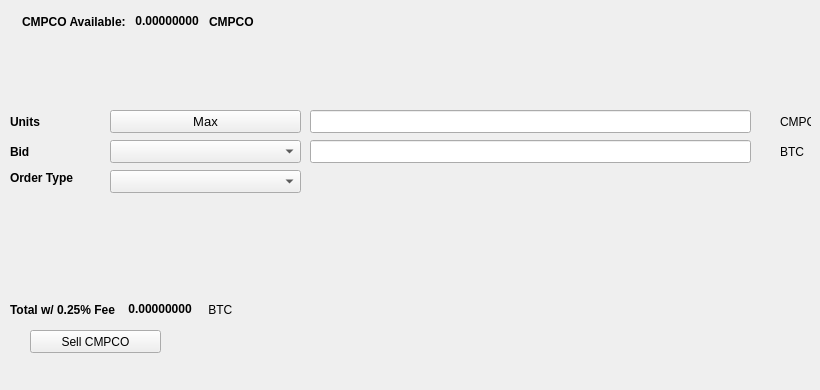
   <widget class="QWidget" name="SellTab">
    <attribute name="title">
     <string>Sell</string>
    </attribute>
    <widget class="QLabel" name="label_16">
     <property name="geometry">
      <rect>
       <x>780</x>
       <y>140</y>
       <width>31</width>
       <height>23</height>
      </rect>
     </property>
     <property name="text">
      <string>BTC</string>
     </property>
    </widget>
    <widget class="QComboBox" name="SellBidcomboBox">
     <property name="geometry">
      <rect>
       <x>110</x>
       <y>140</y>
       <width>191</width>
       <height>23</height>
      </rect>
     </property>
     <property name="font">
      <font>
       <pointsize>10</pointsize>
      </font>
     </property>
    </widget>
    <widget class="QLabel" name="label_18">
     <property name="geometry">
      <rect>
       <x>10</x>
       <y>110</y>
       <width>46</width>
       <height>23</height>
      </rect>
     </property>
     <property name="font">
      <font>
       <weight>75</weight>
       <bold>true</bold>
      </font>
     </property>
     <property name="text">
      <string>Units</string>
     </property>
    </widget>
    <widget class="QPushButton" name="Sell_Max_Amount">
     <property name="geometry">
      <rect>
       <x>110</x>
       <y>110</y>
       <width>191</width>
       <height>23</height>
      </rect>
     </property>
     <property name="font">
      <font>
       <pointsize>10</pointsize>
      </font>
     </property>
     <property name="text">
      <string>Max</string>
     </property>
    </widget>
    <widget class="QLabel" name="label_20">
     <property name="geometry">
      <rect>
       <x>10</x>
       <y>170</y>
       <width>91</width>
       <height>16</height>
      </rect>
     </property>
     <property name="font">
      <font>
       <weight>75</weight>
       <bold>true</bold>
      </font>
     </property>
     <property name="text">
      <string>Order Type</string>
     </property>
    </widget>
    <widget class="QComboBox" name="SellOrdertypeCombo">
     <property name="geometry">
      <rect>
       <x>110</x>
       <y>170</y>
       <width>191</width>
       <height>23</height>
      </rect>
     </property>
     <property name="font">
      <font>
       <pointsize>10</pointsize>
      </font>
     </property>
    </widget>
    <widget class="QLabel" name="label_21">
     <property name="geometry">
      <rect>
       <x>10</x>
       <y>140</y>
       <width>46</width>
       <height>23</height>
      </rect>
     </property>
     <property name="font">
      <font>
       <weight>75</weight>
       <bold>true</bold>
      </font>
     </property>
     <property name="text">
      <string>Bid</string>
     </property>
    </widget>
    <widget class="QLabel" name="label_22">
     <property name="geometry">
      <rect>
       <x>780</x>
       <y>110</y>
       <width>31</width>
       <height>23</height>
      </rect>
     </property>
     <property name="text">
      <string>CMPCO</string>
     </property>
    </widget>
    <widget class="QLineEdit" name="UnitsInputCMPCO">
     <property name="geometry">
      <rect>
       <x>310</x>
       <y>110</y>
       <width>441</width>
       <height>23</height>
      </rect>
     </property>
     <property name="font">
      <font>
       <pointsize>9</pointsize>
       <weight>75</weight>
       <bold>true</bold>
      </font>
     </property>
    </widget>
    <widget class="QLineEdit" name="SellBidPriceEdit">
     <property name="geometry">
      <rect>
       <x>310</x>
       <y>140</y>
       <width>441</width>
       <height>23</height>
      </rect>
     </property>
     <property name="font">
      <font>
       <pointsize>9</pointsize>
       <weight>75</weight>
       <bold>true</bold>
      </font>
     </property>
    </widget>
    <widget class="QPushButton" name="SellCMPCOBTN">
     <property name="geometry">
      <rect>
       <x>30</x>
       <y>330</y>
       <width>131</width>
       <height>23</height>
      </rect>
     </property>
     <property name="text">
      <string>Sell CMPCO</string>
     </property>
     <property name="icon">
      <iconset resource="../cmpco">
       <normaloff>:/icons/bitcoin</normaloff>:/icons/bitcoin</iconset>
     </property>
    </widget>
    <widget class="QWidget" name="layoutWidget3">
     <property name="geometry">
      <rect>
       <x>22</x>
       <y>12</y>
       <width>258</width>
       <height>19</height>
      </rect>
     </property>
     <layout class="QHBoxLayout" name="horizontalLayout">
      <item>
       <widget class="QLabel" name="label232_2">
        <property name="font">
         <font>
          <weight>75</weight>
          <bold>true</bold>
         </font>
        </property>
        <property name="text">
         <string>CMPCO Available:</string>
        </property>
       </widget>
      </item>
      <item>
       <widget class="QLabel" name="CMPCOAvailableLabel">
        <property name="palette">
         <palette>
          <active>
           <colorrole role="WindowText">
            <brush brushstyle="SolidPattern">
             <color alpha="255">
              <red>0</red>
              <green>0</green>
              <blue>0</blue>
             </color>
            </brush>
           </colorrole>
           <colorrole role="Button">
            <brush brushstyle="SolidPattern">
             <color alpha="255">
              <red>0</red>
              <green>170</green>
              <blue>0</blue>
             </color>
            </brush>
           </colorrole>
           <colorrole role="Light">
            <brush brushstyle="SolidPattern">
             <color alpha="255">
              <red>0</red>
              <green>255</green>
              <blue>0</blue>
             </color>
            </brush>
           </colorrole>
           <colorrole role="Midlight">
            <brush brushstyle="SolidPattern">
             <color alpha="255">
              <red>0</red>
              <green>212</green>
              <blue>0</blue>
             </color>
            </brush>
           </colorrole>
           <colorrole role="Dark">
            <brush brushstyle="SolidPattern">
             <color alpha="255">
              <red>0</red>
              <green>85</green>
              <blue>0</blue>
             </color>
            </brush>
           </colorrole>
           <colorrole role="Mid">
            <brush brushstyle="SolidPattern">
             <color alpha="255">
              <red>0</red>
              <green>113</green>
              <blue>0</blue>
             </color>
            </brush>
           </colorrole>
           <colorrole role="Text">
            <brush brushstyle="SolidPattern">
             <color alpha="255">
              <red>0</red>
              <green>170</green>
              <blue>0</blue>
             </color>
            </brush>
           </colorrole>
           <colorrole role="BrightText">
            <brush brushstyle="SolidPattern">
             <color alpha="255">
              <red>255</red>
              <green>255</green>
              <blue>255</blue>
             </color>
            </brush>
           </colorrole>
           <colorrole role="ButtonText">
            <brush brushstyle="SolidPattern">
             <color alpha="255">
              <red>0</red>
              <green>0</green>
              <blue>0</blue>
             </color>
            </brush>
           </colorrole>
           <colorrole role="Base">
            <brush brushstyle="SolidPattern">
             <color alpha="255">
              <red>255</red>
              <green>255</green>
              <blue>255</blue>
             </color>
            </brush>
           </colorrole>
           <colorrole role="Window">
            <brush brushstyle="SolidPattern">
             <color alpha="255">
              <red>0</red>
              <green>170</green>
              <blue>0</blue>
             </color>
            </brush>
           </colorrole>
           <colorrole role="Shadow">
            <brush brushstyle="SolidPattern">
             <color alpha="255">
              <red>0</red>
              <green>0</green>
              <blue>0</blue>
             </color>
            </brush>
           </colorrole>
           <colorrole role="AlternateBase">
            <brush brushstyle="SolidPattern">
             <color alpha="255">
              <red>127</red>
              <green>212</green>
              <blue>127</blue>
             </color>
            </brush>
           </colorrole>
           <colorrole role="ToolTipBase">
            <brush brushstyle="SolidPattern">
             <color alpha="255">
              <red>255</red>
              <green>255</green>
              <blue>220</blue>
             </color>
            </brush>
           </colorrole>
           <colorrole role="ToolTipText">
            <brush brushstyle="SolidPattern">
             <color alpha="255">
              <red>0</red>
              <green>0</green>
              <blue>0</blue>
             </color>
            </brush>
           </colorrole>
          </active>
          <inactive>
           <colorrole role="WindowText">
            <brush brushstyle="SolidPattern">
             <color alpha="255">
              <red>0</red>
              <green>0</green>
              <blue>0</blue>
             </color>
            </brush>
           </colorrole>
           <colorrole role="Button">
            <brush brushstyle="SolidPattern">
             <color alpha="255">
              <red>0</red>
              <green>170</green>
              <blue>0</blue>
             </color>
            </brush>
           </colorrole>
           <colorrole role="Light">
            <brush brushstyle="SolidPattern">
             <color alpha="255">
              <red>0</red>
              <green>255</green>
              <blue>0</blue>
             </color>
            </brush>
           </colorrole>
           <colorrole role="Midlight">
            <brush brushstyle="SolidPattern">
             <color alpha="255">
              <red>0</red>
              <green>212</green>
              <blue>0</blue>
             </color>
            </brush>
           </colorrole>
           <colorrole role="Dark">
            <brush brushstyle="SolidPattern">
             <color alpha="255">
              <red>0</red>
              <green>85</green>
              <blue>0</blue>
             </color>
            </brush>
           </colorrole>
           <colorrole role="Mid">
            <brush brushstyle="SolidPattern">
             <color alpha="255">
              <red>0</red>
              <green>113</green>
              <blue>0</blue>
             </color>
            </brush>
           </colorrole>
           <colorrole role="Text">
            <brush brushstyle="SolidPattern">
             <color alpha="255">
              <red>0</red>
              <green>170</green>
              <blue>0</blue>
             </color>
            </brush>
           </colorrole>
           <colorrole role="BrightText">
            <brush brushstyle="SolidPattern">
             <color alpha="255">
              <red>255</red>
              <green>255</green>
              <blue>255</blue>
             </color>
            </brush>
           </colorrole>
           <colorrole role="ButtonText">
            <brush brushstyle="SolidPattern">
             <color alpha="255">
              <red>0</red>
              <green>0</green>
              <blue>0</blue>
             </color>
            </brush>
           </colorrole>
           <colorrole role="Base">
            <brush brushstyle="SolidPattern">
             <color alpha="255">
              <red>255</red>
              <green>255</green>
              <blue>255</blue>
             </color>
            </brush>
           </colorrole>
           <colorrole role="Window">
            <brush brushstyle="SolidPattern">
             <color alpha="255">
              <red>0</red>
              <green>170</green>
              <blue>0</blue>
             </color>
            </brush>
           </colorrole>
           <colorrole role="Shadow">
            <brush brushstyle="SolidPattern">
             <color alpha="255">
              <red>0</red>
              <green>0</green>
              <blue>0</blue>
             </color>
            </brush>
           </colorrole>
           <colorrole role="AlternateBase">
            <brush brushstyle="SolidPattern">
             <color alpha="255">
              <red>127</red>
              <green>212</green>
              <blue>127</blue>
             </color>
            </brush>
           </colorrole>
           <colorrole role="ToolTipBase">
            <brush brushstyle="SolidPattern">
             <color alpha="255">
              <red>255</red>
              <green>255</green>
              <blue>220</blue>
             </color>
            </brush>
           </colorrole>
           <colorrole role="ToolTipText">
            <brush brushstyle="SolidPattern">
             <color alpha="255">
              <red>0</red>
              <green>0</green>
              <blue>0</blue>
             </color>
            </brush>
           </colorrole>
          </inactive>
          <disabled>
           <colorrole role="WindowText">
            <brush brushstyle="SolidPattern">
             <color alpha="255">
              <red>0</red>
              <green>85</green>
              <blue>0</blue>
             </color>
            </brush>
           </colorrole>
           <colorrole role="Button">
            <brush brushstyle="SolidPattern">
             <color alpha="255">
              <red>0</red>
              <green>170</green>
              <blue>0</blue>
             </color>
            </brush>
           </colorrole>
           <colorrole role="Light">
            <brush brushstyle="SolidPattern">
             <color alpha="255">
              <red>0</red>
              <green>255</green>
              <blue>0</blue>
             </color>
            </brush>
           </colorrole>
           <colorrole role="Midlight">
            <brush brushstyle="SolidPattern">
             <color alpha="255">
              <red>0</red>
              <green>212</green>
              <blue>0</blue>
             </color>
            </brush>
           </colorrole>
           <colorrole role="Dark">
            <brush brushstyle="SolidPattern">
             <color alpha="255">
              <red>0</red>
              <green>85</green>
              <blue>0</blue>
             </color>
            </brush>
           </colorrole>
           <colorrole role="Mid">
            <brush brushstyle="SolidPattern">
             <color alpha="255">
              <red>0</red>
              <green>113</green>
              <blue>0</blue>
             </color>
            </brush>
           </colorrole>
           <colorrole role="Text">
            <brush brushstyle="SolidPattern">
             <color alpha="255">
              <red>0</red>
              <green>85</green>
              <blue>0</blue>
             </color>
            </brush>
           </colorrole>
           <colorrole role="BrightText">
            <brush brushstyle="SolidPattern">
             <color alpha="255">
              <red>255</red>
              <green>255</green>
              <blue>255</blue>
             </color>
            </brush>
           </colorrole>
           <colorrole role="ButtonText">
            <brush brushstyle="SolidPattern">
             <color alpha="255">
              <red>0</red>
              <green>85</green>
              <blue>0</blue>
             </color>
            </brush>
           </colorrole>
           <colorrole role="Base">
            <brush brushstyle="SolidPattern">
             <color alpha="255">
              <red>0</red>
              <green>170</green>
              <blue>0</blue>
             </color>
            </brush>
           </colorrole>
           <colorrole role="Window">
            <brush brushstyle="SolidPattern">
             <color alpha="255">
              <red>0</red>
              <green>170</green>
              <blue>0</blue>
             </color>
            </brush>
           </colorrole>
           <colorrole role="Shadow">
            <brush brushstyle="SolidPattern">
             <color alpha="255">
              <red>0</red>
              <green>0</green>
              <blue>0</blue>
             </color>
            </brush>
           </colorrole>
           <colorrole role="AlternateBase">
            <brush brushstyle="SolidPattern">
             <color alpha="255">
              <red>0</red>
              <green>170</green>
              <blue>0</blue>
             </color>
            </brush>
           </colorrole>
           <colorrole role="ToolTipBase">
            <brush brushstyle="SolidPattern">
             <color alpha="255">
              <red>255</red>
              <green>255</green>
              <blue>220</blue>
             </color>
            </brush>
           </colorrole>
           <colorrole role="ToolTipText">
            <brush brushstyle="SolidPattern">
             <color alpha="255">
              <red>0</red>
              <green>0</green>
              <blue>0</blue>
             </color>
            </brush>
           </colorrole>
          </disabled>
         </palette>
        </property>
        <property name="font">
         <font>
          <weight>75</weight>
          <bold>true</bold>
         </font>
        </property>
        <property name="text">
         <string> 0.00000000 </string>
        </property>
        <property name="textInteractionFlags">
         <set>Qt::LinksAccessibleByMouse|Qt::TextSelectableByKeyboard|Qt::TextSelectableByMouse</set>
        </property>
       </widget>
      </item>
      <item>
       <widget class="QLabel" name="labelCMPCO">
        <property name="font">
         <font>
          <weight>75</weight>
          <bold>true</bold>
         </font>
        </property>
        <property name="text">
         <string>CMPCO</string>
        </property>
       </widget>
      </item>
     </layout>
    </widget>
    <widget class="QWidget" name="layoutWidget">
     <property name="geometry">
      <rect>
       <x>10</x>
       <y>300</y>
       <width>268</width>
       <height>19</height>
      </rect>
     </property>
     <layout class="QHBoxLayout" name="horizontalLayout_2">
      <item>
       <widget class="QLabel" name="label_19">
        <property name="font">
         <font>
          <weight>75</weight>
          <bold>true</bold>
         </font>
        </property>
        <property name="text">
         <string>Total w/ 0.25% Fee </string>
        </property>
       </widget>
      </item>
      <item>
       <widget class="QLabel" name="SellCostLabel">
        <property name="palette">
         <palette>
          <active>
           <colorrole role="WindowText">
            <brush brushstyle="SolidPattern">
             <color alpha="255">
              <red>0</red>
              <green>0</green>
              <blue>0</blue>
             </color>
            </brush>
           </colorrole>
           <colorrole role="Button">
            <brush brushstyle="SolidPattern">
             <color alpha="255">
              <red>0</red>
              <green>170</green>
              <blue>0</blue>
             </color>
            </brush>
           </colorrole>
           <colorrole role="Light">
            <brush brushstyle="SolidPattern">
             <color alpha="255">
              <red>0</red>
              <green>255</green>
              <blue>0</blue>
             </color>
            </brush>
           </colorrole>
           <colorrole role="Midlight">
            <brush brushstyle="SolidPattern">
             <color alpha="255">
              <red>0</red>
              <green>212</green>
              <blue>0</blue>
             </color>
            </brush>
           </colorrole>
           <colorrole role="Dark">
            <brush brushstyle="SolidPattern">
             <color alpha="255">
              <red>0</red>
              <green>85</green>
              <blue>0</blue>
             </color>
            </brush>
           </colorrole>
           <colorrole role="Mid">
            <brush brushstyle="SolidPattern">
             <color alpha="255">
              <red>0</red>
              <green>113</green>
              <blue>0</blue>
             </color>
            </brush>
           </colorrole>
           <colorrole role="Text">
            <brush brushstyle="SolidPattern">
             <color alpha="255">
              <red>0</red>
              <green>170</green>
              <blue>0</blue>
             </color>
            </brush>
           </colorrole>
           <colorrole role="BrightText">
            <brush brushstyle="SolidPattern">
             <color alpha="255">
              <red>255</red>
              <green>255</green>
              <blue>255</blue>
             </color>
            </brush>
           </colorrole>
           <colorrole role="ButtonText">
            <brush brushstyle="SolidPattern">
             <color alpha="255">
              <red>0</red>
              <green>0</green>
              <blue>0</blue>
             </color>
            </brush>
           </colorrole>
           <colorrole role="Base">
            <brush brushstyle="SolidPattern">
             <color alpha="255">
              <red>255</red>
              <green>255</green>
              <blue>255</blue>
             </color>
            </brush>
           </colorrole>
           <colorrole role="Window">
            <brush brushstyle="SolidPattern">
             <color alpha="255">
              <red>0</red>
              <green>170</green>
              <blue>0</blue>
             </color>
            </brush>
           </colorrole>
           <colorrole role="Shadow">
            <brush brushstyle="SolidPattern">
             <color alpha="255">
              <red>0</red>
              <green>0</green>
              <blue>0</blue>
             </color>
            </brush>
           </colorrole>
           <colorrole role="AlternateBase">
            <brush brushstyle="SolidPattern">
             <color alpha="255">
              <red>127</red>
              <green>212</green>
              <blue>127</blue>
             </color>
            </brush>
           </colorrole>
           <colorrole role="ToolTipBase">
            <brush brushstyle="SolidPattern">
             <color alpha="255">
              <red>255</red>
              <green>255</green>
              <blue>220</blue>
             </color>
            </brush>
           </colorrole>
           <colorrole role="ToolTipText">
            <brush brushstyle="SolidPattern">
             <color alpha="255">
              <red>0</red>
              <green>0</green>
              <blue>0</blue>
             </color>
            </brush>
           </colorrole>
          </active>
          <inactive>
           <colorrole role="WindowText">
            <brush brushstyle="SolidPattern">
             <color alpha="255">
              <red>0</red>
              <green>0</green>
              <blue>0</blue>
             </color>
            </brush>
           </colorrole>
           <colorrole role="Button">
            <brush brushstyle="SolidPattern">
             <color alpha="255">
              <red>0</red>
              <green>170</green>
              <blue>0</blue>
             </color>
            </brush>
           </colorrole>
           <colorrole role="Light">
            <brush brushstyle="SolidPattern">
             <color alpha="255">
              <red>0</red>
              <green>255</green>
              <blue>0</blue>
             </color>
            </brush>
           </colorrole>
           <colorrole role="Midlight">
            <brush brushstyle="SolidPattern">
             <color alpha="255">
              <red>0</red>
              <green>212</green>
              <blue>0</blue>
             </color>
            </brush>
           </colorrole>
           <colorrole role="Dark">
            <brush brushstyle="SolidPattern">
             <color alpha="255">
              <red>0</red>
              <green>85</green>
              <blue>0</blue>
             </color>
            </brush>
           </colorrole>
           <colorrole role="Mid">
            <brush brushstyle="SolidPattern">
             <color alpha="255">
              <red>0</red>
              <green>113</green>
              <blue>0</blue>
             </color>
            </brush>
           </colorrole>
           <colorrole role="Text">
            <brush brushstyle="SolidPattern">
             <color alpha="255">
              <red>0</red>
              <green>170</green>
              <blue>0</blue>
             </color>
            </brush>
           </colorrole>
           <colorrole role="BrightText">
            <brush brushstyle="SolidPattern">
             <color alpha="255">
              <red>255</red>
              <green>255</green>
              <blue>255</blue>
             </color>
            </brush>
           </colorrole>
           <colorrole role="ButtonText">
            <brush brushstyle="SolidPattern">
             <color alpha="255">
              <red>0</red>
              <green>0</green>
              <blue>0</blue>
             </color>
            </brush>
           </colorrole>
           <colorrole role="Base">
            <brush brushstyle="SolidPattern">
             <color alpha="255">
              <red>255</red>
              <green>255</green>
              <blue>255</blue>
             </color>
            </brush>
           </colorrole>
           <colorrole role="Window">
            <brush brushstyle="SolidPattern">
             <color alpha="255">
              <red>0</red>
              <green>170</green>
              <blue>0</blue>
             </color>
            </brush>
           </colorrole>
           <colorrole role="Shadow">
            <brush brushstyle="SolidPattern">
             <color alpha="255">
              <red>0</red>
              <green>0</green>
              <blue>0</blue>
             </color>
            </brush>
           </colorrole>
           <colorrole role="AlternateBase">
            <brush brushstyle="SolidPattern">
             <color alpha="255">
              <red>127</red>
              <green>212</green>
              <blue>127</blue>
             </color>
            </brush>
           </colorrole>
           <colorrole role="ToolTipBase">
            <brush brushstyle="SolidPattern">
             <color alpha="255">
              <red>255</red>
              <green>255</green>
              <blue>220</blue>
             </color>
            </brush>
           </colorrole>
           <colorrole role="ToolTipText">
            <brush brushstyle="SolidPattern">
             <color alpha="255">
              <red>0</red>
              <green>0</green>
              <blue>0</blue>
             </color>
            </brush>
           </colorrole>
          </inactive>
          <disabled>
           <colorrole role="WindowText">
            <brush brushstyle="SolidPattern">
             <color alpha="255">
              <red>0</red>
              <green>85</green>
              <blue>0</blue>
             </color>
            </brush>
           </colorrole>
           <colorrole role="Button">
            <brush brushstyle="SolidPattern">
             <color alpha="255">
              <red>0</red>
              <green>170</green>
              <blue>0</blue>
             </color>
            </brush>
           </colorrole>
           <colorrole role="Light">
            <brush brushstyle="SolidPattern">
             <color alpha="255">
              <red>0</red>
              <green>255</green>
              <blue>0</blue>
             </color>
            </brush>
           </colorrole>
           <colorrole role="Midlight">
            <brush brushstyle="SolidPattern">
             <color alpha="255">
              <red>0</red>
              <green>212</green>
              <blue>0</blue>
             </color>
            </brush>
           </colorrole>
           <colorrole role="Dark">
            <brush brushstyle="SolidPattern">
             <color alpha="255">
              <red>0</red>
              <green>85</green>
              <blue>0</blue>
             </color>
            </brush>
           </colorrole>
           <colorrole role="Mid">
            <brush brushstyle="SolidPattern">
             <color alpha="255">
              <red>0</red>
              <green>113</green>
              <blue>0</blue>
             </color>
            </brush>
           </colorrole>
           <colorrole role="Text">
            <brush brushstyle="SolidPattern">
             <color alpha="255">
              <red>0</red>
              <green>85</green>
              <blue>0</blue>
             </color>
            </brush>
           </colorrole>
           <colorrole role="BrightText">
            <brush brushstyle="SolidPattern">
             <color alpha="255">
              <red>255</red>
              <green>255</green>
              <blue>255</blue>
             </color>
            </brush>
           </colorrole>
           <colorrole role="ButtonText">
            <brush brushstyle="SolidPattern">
             <color alpha="255">
              <red>0</red>
              <green>85</green>
              <blue>0</blue>
             </color>
            </brush>
           </colorrole>
           <colorrole role="Base">
            <brush brushstyle="SolidPattern">
             <color alpha="255">
              <red>0</red>
              <green>170</green>
              <blue>0</blue>
             </color>
            </brush>
           </colorrole>
           <colorrole role="Window">
            <brush brushstyle="SolidPattern">
             <color alpha="255">
              <red>0</red>
              <green>170</green>
              <blue>0</blue>
             </color>
            </brush>
           </colorrole>
           <colorrole role="Shadow">
            <brush brushstyle="SolidPattern">
             <color alpha="255">
              <red>0</red>
              <green>0</green>
              <blue>0</blue>
             </color>
            </brush>
           </colorrole>
           <colorrole role="AlternateBase">
            <brush brushstyle="SolidPattern">
             <color alpha="255">
              <red>0</red>
              <green>170</green>
              <blue>0</blue>
             </color>
            </brush>
           </colorrole>
           <colorrole role="ToolTipBase">
            <brush brushstyle="SolidPattern">
             <color alpha="255">
              <red>255</red>
              <green>255</green>
              <blue>220</blue>
             </color>
            </brush>
           </colorrole>
           <colorrole role="ToolTipText">
            <brush brushstyle="SolidPattern">
             <color alpha="255">
              <red>0</red>
              <green>0</green>
              <blue>0</blue>
             </color>
            </brush>
           </colorrole>
          </disabled>
         </palette>
        </property>
        <property name="font">
         <font>
          <weight>75</weight>
          <bold>true</bold>
         </font>
        </property>
        <property name="autoFillBackground">
         <bool>false</bool>
        </property>
        <property name="text">
         <string> 0.00000000</string>
        </property>
        <property name="textInteractionFlags">
         <set>Qt::LinksAccessibleByMouse|Qt::TextSelectableByMouse</set>
        </property>
       </widget>
      </item>
      <item>
       <widget class="QLabel" name="label_17">
        <property name="font">
         <font>
          <weight>50</weight>
          <bold>false</bold>
         </font>
        </property>
        <property name="text">
         <string> BTC</string>
        </property>
       </widget>
      </item>
     </layout>
    </widget>
    <widget class="QLabel" name="label_23">
     <property name="geometry">
      <rect>
       <x>460</x>
       <y>300</y>
       <width>281</width>
       <height>81</height>
      </rect>
     </property>
     <property name="text">
      <string/>
     </property>
     <property name="pixmap">
      <pixmap>:/images/bittrex</pixmap>
     </property>
    </widget>
   </widget>
